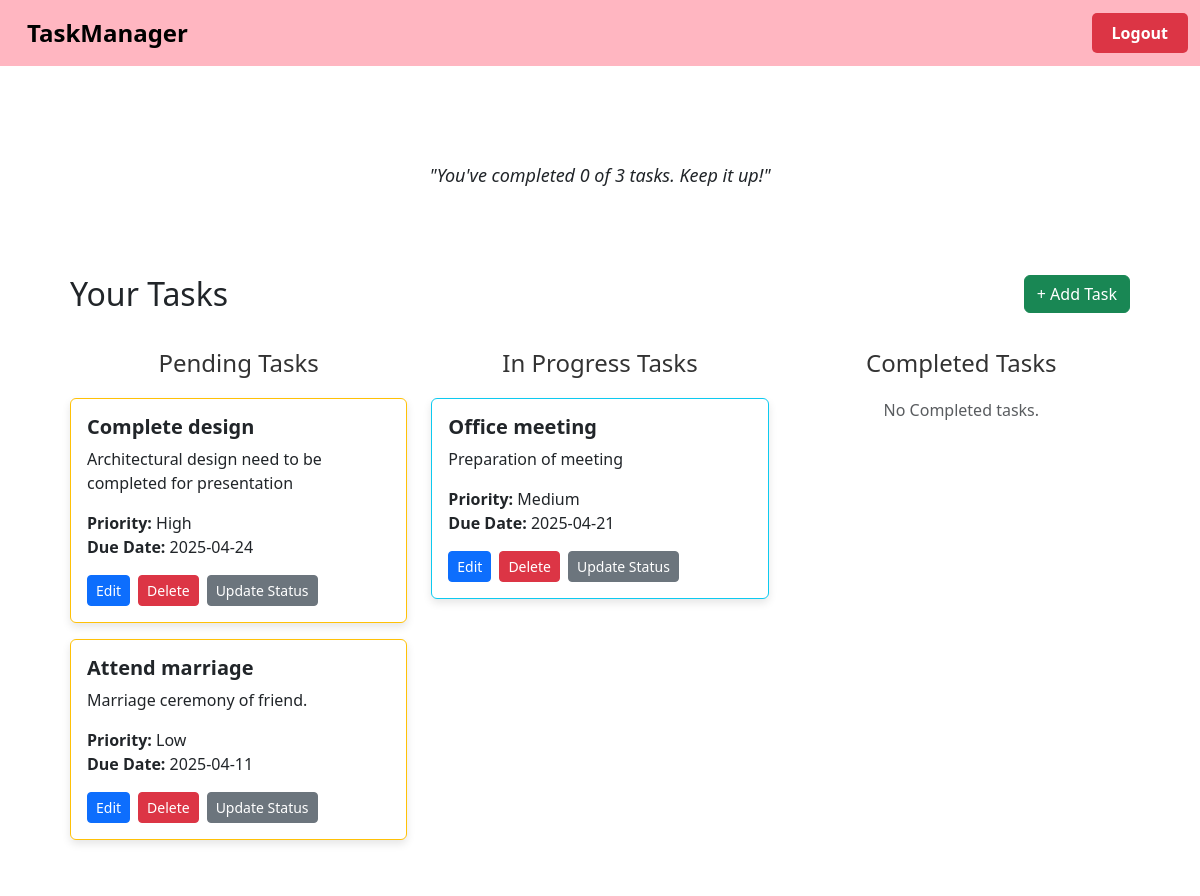
The app's page /dashboard.php (signed in) with its own data.
### tables this page shows
CREATE TABLE `tasks` (
  `id` int(11) NOT NULL,
  `user_id` int(11) NOT NULL,
  `title` varchar(255) NOT NULL,
  `description` text DEFAULT NULL,
  `status` enum('Pending','In Progress','Completed') DEFAULT 'Pending',
  `priority` enum('Low','Medium','High') DEFAULT 'Medium',
  `due_date` date DEFAULT NULL
);

### dashboard.php (the view, shortened to what this page needs)
<?php
include 'header.php';
include 'config.php';
$user_id = $_SESSION['user_id'];
$statuses = ['Pending', 'In Progress', 'Completed'];
$status_labels = [
    'Pending' => 'warning',
    'In Progress' => 'info',
    'Completed' => 'success'
];
$total_tasks = $conn->query("SELECT COUNT(*) FROM tasks WHERE user_id = $user_id")->fetch_row()[0];
$completed_tasks = $conn->query("SELECT COUNT(*) FROM tasks WHERE user_id = $user_id AND status = 'Completed'")->fetch_row()[0];
?>
<div class="container text-center mt-3">
  <p class="motd">
    <?php if ($total_tasks > 0): ?>
      "You've completed <?= $completed_tasks ?> of <?= $total_tasks ?> tasks. Keep it up!"
    <?php else: ?>
      "Ready to tackle your first task? Click '+ Add Task' to start!"
    <?php endif; ?>
  </p>
</div>
<div class="container">
    <div class="d-flex justify-content-between align-items-center mb-3">
        <h2 class="mb-0">Your Tasks</h2>
        <a href="add_task.php" class="btn btn-success">+ Add Task</a>
    </div>
    <div class="row">
        <?php foreach ($statuses as $status): ?>
            <div class="col-md-4">
                <h4 class="section-title"><?= $status ?> Tasks</h4>
                <?php
                $result = $conn->query("
                    SELECT * FROM tasks
                    WHERE user_id = $user_id AND status = '$status'
                    ORDER BY
                        CASE priority
                            WHEN 'High' THEN 1
                            WHEN 'Medium' THEN 2
                            WHEN 'Low' THEN 3
                            ELSE 4
                        END, due_date ASC
                ");
                if ($result->num_rows > 0):
                    while ($row = $result->fetch_assoc()):
                ?>
                    <div class="card mb-3 border-<?= $status_labels[$status] ?>">
                        <div class="card-body">
                            <h5 class="card-title"><?= htmlspecialchars($row['title']) ?></h5>
                            <p class="card-text"><?= htmlspecialchars($row['description']) ?></p>
                            <p class="card-text">
                                <strong>Priority:</strong> <?= $row['priority'] ?><br>
                                <strong>Due Date:</strong> <?= $row['due_date'] ?>
                            </p>
                            <div class="d-flex flex-wrap gap-2 mt-2">
                                <a href="edit_task.php?id=<?= $row['id'] ?>" class="btn btn-sm btn-primary">Edit</a>
                                <a href="delete_task.php?id=<?= $row['id'] ?>" class="btn btn-sm btn-danger" onclick="return confirm('Delete this task?');">Delete</a>
                                <?php if ($row['status'] != 'Completed'): ?>
                                    <a href="update_status.php?id=<?= $row['id'] ?>" class="btn btn-sm btn-secondary">Update Status</a>
                                <?php endif; ?>
                            </div>
                        </div>
                    </div>
                <?php endwhile; else: ?>
                    <p class="text-muted text-center">No <?= $status ?> tasks.</p>
                <?php endif; ?>
            </div>
        <?php endforeach; ?>
    </div>
</div>
<?php include 'footer.php'; ?>

### dashboard.php (style rules this page uses)
body { background-image: url('images/dashboard.jpg'); background-size: cover; background-repeat: no-repeat; background-attachment: fixed; background-position: center; font-family: 'Segoe UI', Tahoma, Geneva, Verdana, sans-serif; }
.container { background-color: rgba(255, 255, 255, 0.92); padding: 20px; border-radius: 15px; margin-top: 30px; }
.card { box-shadow: 0 4px 8px rgba(0,0,0,0.1); }
.card-title { font-weight: bold; }
.section-title { text-align: center; margin: 20px 0; color: #333; }
.motd { font-style: italic; font-size: 18px; margin-top: 10px; }

### records on screen
tasks: title "Complete design", description "Architectural design need to be completed for presentation", priority "High", due_date "2025-04-24"
tasks: title "Attend marriage", description "Marriage ceremony of friend.", priority "Low", due_date "2025-04-11"
tasks: title "Office meeting", description "Preparation of meeting", priority "Medium", due_date "2025-04-21"

### other values on screen
$completed_tasks "0"
$total_tasks "3"
$status "Pending"
$status "In Progress"
$status "Completed"
